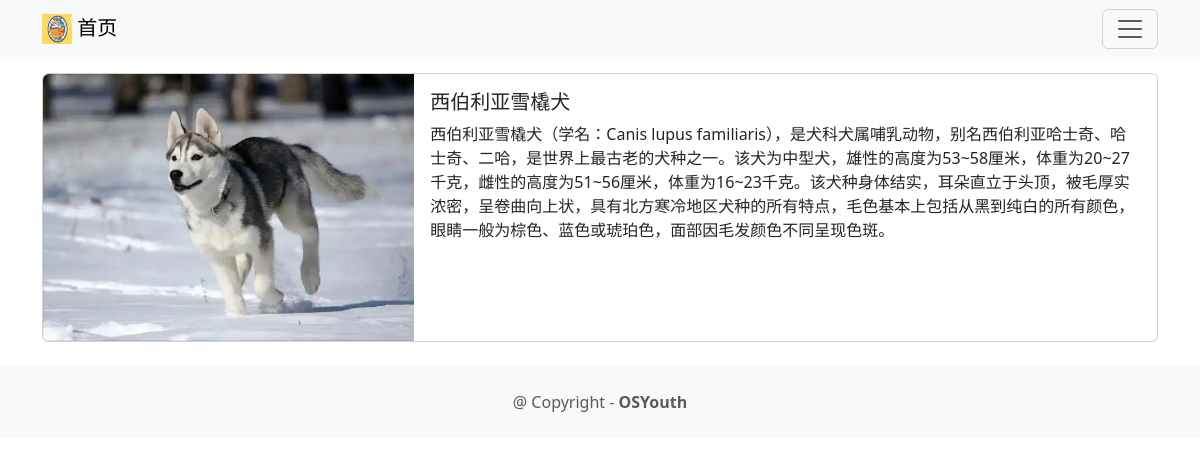
The app's page /dog/1 with its own data.
### dog/models.py (models this page shows, shortened)
class Dog(models.Model):
    image = models.ImageField(upload_to='dog/images/', verbose_name='狗狗照片')
    title=models.CharField(max_length=100,verbose_name='狗狗品种')
    price = models.CharField(max_length=100,null=True, verbose_name='狗狗价格')
    description=models.CharField(max_length=250,verbose_name='狗狗简介')
    url=models.URLField(blank=True,verbose_name='狗狗资源')
    class Meta:
        verbose_name='狗狗'
        verbose_name_plural = '狗狗'

### dog/views.py (the view)
# urls.py: path('<int:dog_id>', views.dogdetail, name='dogdetail'),
def dogdetail(request,dog_id):
    dog=get_object_or_404(Dog,pk=dog_id)
    return render(request,'dogdetail.html',{'dog':dog})

### dog/templates/dogdetail.html (shortened to what this page needs)
{% extends 'base.html' %}
{% block content %}
<div class="card mb-3">
    <div class="row g-0">
        <div class="col-md-4">
            <img src="{{dog.image.url}}" class="img-fluid rounded-start" alt="">
        </div>
        <div class="col-md-8">
            <div class="card-body">
                <h5 class="card-title">{{dog.title}}</h5>
                <p class="card-text">{{dog.description}}</p>
        </div>
        </div>
    </div>
</div>
{% endblock content %}

### records on screen
Dog: image (picture), title "西伯利亚雪橇犬", description "西伯利亚雪橇犬（学名：Canis lupus familiaris），是犬科犬属哺乳动物，别名西伯利亚哈士奇、哈士奇、二哈，是世界上最古老的犬种之一。该犬为中型犬，雄性的高度为53~58厘米，体重为20~27千克，雌性的高度为51~56厘米，体重为16~23千克。该犬种身体结实，耳朵直立于头顶，被毛厚实浓密，呈卷曲向上状，具有北方寒冷地区犬种的所有特点，毛色基本上包括从黑到纯白的所有颜色，眼睛一般为棕色、蓝色或琥珀色，面部因毛发颜色不同呈现色斑。"
